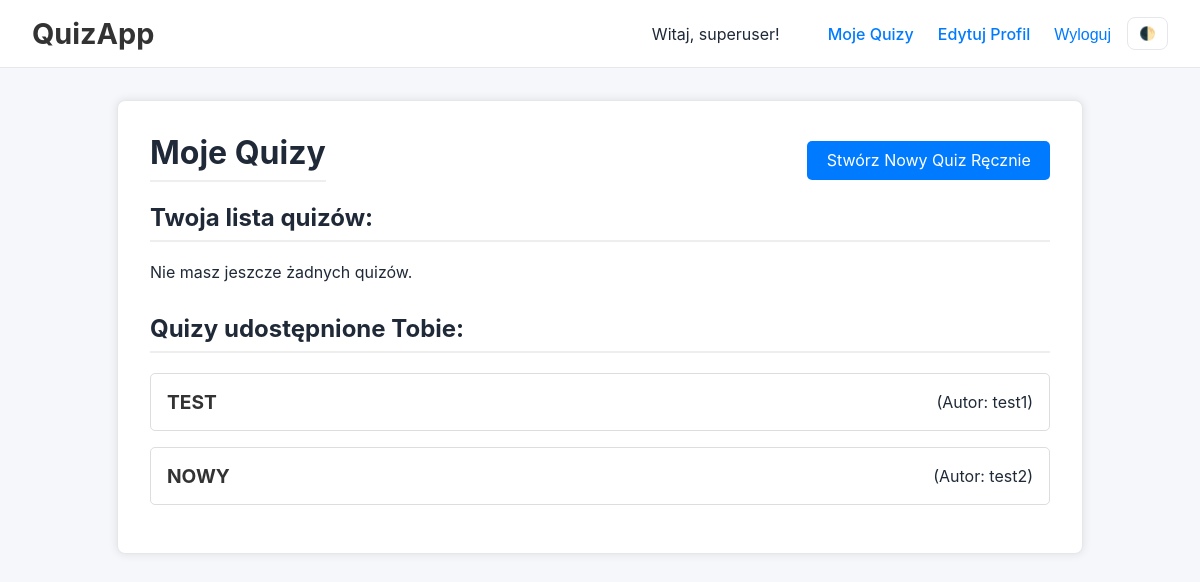
The app's page /my-quizzes/ (signed in) with its own data.
### accounts/models.py (models this page shows)
class User(AbstractUser):
    groups = models.ManyToManyField(
        Group,
        verbose_name='groups',
        blank=True,
        help_text=(
            'The groups this user belongs to. A user will get all permissions '
            'granted to each of their groups.'
        ),
        related_name="%(app_label)s_%(class)s_groups",
        related_query_name="user",
    )
    user_permissions = models.ManyToManyField(
        Permission,
        verbose_name='user permissions',
        blank=True,
        help_text='Specific permissions for this user.',
        related_name="%(app_label)s_%(class)s_user_permissions",
        related_query_name="user",
    )
    pass # Keep pass if you have no other custom fields yet

### quizzes/models.py (models this page shows, shortened)
class Quiz(models.Model):
    class Visibility(models.TextChoices):
        PUBLIC = 'PUBLIC', 'Publiczny'
        PRIVATE = 'PRIVATE', 'Prywatny'
    title = models.CharField(max_length=255)
    author = models.ForeignKey(settings.AUTH_USER_MODEL, on_delete=models.CASCADE)
    visibility = models.CharField(max_length=10, choices=Visibility.choices, default=Visibility.PRIVATE)
    time_limit = models.IntegerField(
        default=0,
        verbose_name="Limit czasu (w minutach)",
        help_text="Ustaw 0, aby wyłączyć limit czasu."
    )
    shared_with = models.ManyToManyField(
        settings.AUTH_USER_MODEL,
        related_name='shared_quizzes', # Umożliwia user.shared_quizzes.all()
        blank=True, # Udostępnianie jest opcjonalne
        verbose_name="Udostępnij dla"
    )

### quizzes/views.py (the view, shortened to what this page needs)
# urls.py: path('my-quizzes/', views.my_quizzes_view, name='my-quizzes'),
@login_required
def my_quizzes_view(request):
    quizzes = Quiz.objects.filter(author=request.user)
    shared_quizzes = request.user.shared_quizzes.all()
    return render(request, 'quizzes/my_quizzes.html', {
        'quizzes': quizzes,
        'shared_quizzes': shared_quizzes # Przekazujemy drugą listę
    })

### templates/quizzes/my_quizzes.html (shortened to what this page needs)
{% extends 'base.html' %}
{% block content %}
    <div style="display: flex; justify-content: space-between; align-items: center; flex-wrap: wrap;">
        <h1>Moje Quizy</h1>
        <a href="{% url 'quiz-create' %}" class="btn btn-primary" style="margin-bottom: 1rem;">Stwórz Nowy Quiz Ręcznie</a>
    </div>
    <h2>Twoja lista quizów:</h2>
    <div class="quiz-list">
        {% for quiz in quizzes %}
            <div class="quiz-item">
                <a href="{% url 'quiz-detail' quiz.pk %}">{{ quiz.title }} ({{ quiz.get_visibility_display }})</a>
                <div style="display: flex; gap: 0.5rem;">
                    <a href="{% url 'quiz-edit' quiz.pk %}" class="btn btn-secondary">Edytuj</a>
                    <a href="{% url 'quiz-delete' quiz.pk %}" class="btn btn-danger">Usuń</a>
                </div>
            </div>
        {% empty %}
            <p>Nie masz jeszcze żadnych quizów.</p>
        {% endfor %}
    </div>
    <h2 style="margin-top: 2rem;">Quizy udostępnione Tobie:</h2>
    <div class="quiz-list">
        {% for quiz in shared_quizzes %}
            <div class="quiz-item">
                <a href="{% url 'quiz-detail' quiz.pk %}">{{ quiz.title }}</a>
                <span>(Autor: {{ quiz.author.username }})</span>
            </div>
        {% empty %}
            <p>Nikt jeszcze nie udostępnił Ci żadnego quizu.</p>
        {% endfor %}
    </div>
    {% endblock %}

### templates/base.html (shortened to what this page needs)
{% load static %}
<!DOCTYPE html>
<html lang="pl">
<head>
  <link rel="stylesheet" href="{% static 'css/style.css' %}">
</head>
<body>
  <nav>
    <a href="{% url 'home' %}" class="logo">QuizApp</a>
    <div class="links" style="display:flex;align-items:center;">
      {% if user.is_authenticated %}
        <span style="margin-right:1.5rem;">Witaj, {{ user.username }}!</span>
        <a href="{% url 'my-quizzes' %}">Moje Quizy</a>
        <a href="{% url 'profile_edit' %}" style="margin-left: 1.5rem;">Edytuj Profil</a>
        <form action="{% url 'logout' %}" method="post" style="display:inline;margin:0;">
          <button type="submit" style="background:none;border:none;color:#007bff;font-weight:500;cursor:pointer;padding:0;font-size:1rem;margin-left:1.5rem;">Wyloguj</button>
        </form>
      {% else %}
        <a href="{% url 'login' %}">Zaloguj</a>
        <a href="{% url 'register' %}">Zarejestruj</a>
      {% endif %}
      <button id="theme-toggle" class="theme-toggle" aria-label="Przełącz motyw" style="margin-left:1rem;">🌓</button>
    </div>
  </nav>
  <main class="container">
    {% block content %}{% endblock %}
  </main>
</body>
</html>

### static/css/style.css (style rules this page uses)
:root { --bg:#f5f7fb; --surface:#ffffff; --text:#1f2937; --muted:#6b7280; --border:#e5e7eb; --primary:#2563eb; --primary-contrast:#ffffff; --success:#22c55e; --error:#ef4444; }
html, body { background: var(--bg); color: var(--text); }
nav { background: var(--surface); border-bottom: 1px solid var(--border); }
a { color: var(--primary); }
.container { background: var(--surface); border: 1px solid var(--border); }
.theme-toggle { margin-left: 1rem; padding: .5rem .7rem; border-radius: 8px; border: 1px solid var(--border); background: var(--surface); color: var(--text); cursor: pointer; }
html, body { background: var(--bg) !important; color: var(--text) !important; }
nav { background: var(--surface) !important; border-bottom:1px solid var(--border) !important; }
.container { background: var(--surface) !important; border:1px solid var(--border) !important; }
body { font-family: -apple-system, BlinkMacSystemFont, "Segoe UI", Roboto, sans-serif; background-color: #f0f2f5; color: #333; margin: 0; }
nav { background: #fff; padding: 1rem 2rem; display: flex; justify-content: space-between; align-items: center; border-bottom: 1px solid #ddd; }
nav a.logo { font-size: 1.8rem; font-weight: bold; text-decoration: none; color: #333; }
nav .links a { margin-left: 1.5rem; text-decoration: none; color: #007bff; font-weight: 500; }
.container { max-width: 900px; margin: 2rem auto; padding: 2rem; background: #fff; border-radius: 8px; box-shadow: 0 0 10px rgba(0,0,0,0.1); }
h1, h2 { border-bottom: 2px solid #eee; padding-bottom: 0.5rem; margin-top: 0; }
.quiz-list .quiz-item { padding: 1rem; border: 1px solid #ddd; border-radius: 5px; margin-bottom: 1rem; display: flex; justify-content: space-between; align-items: center; }
.quiz-item a { text-decoration: none; color: #333; font-size: 1.2rem; font-weight: bold; }
.btn { display: inline-block; padding: 0.6rem 1.2rem; border-radius: 5px; text-decoration: none; border: none; cursor: pointer; font-size: 1rem; }
.btn-primary { background: #007bff; color: #fff; }

### records on screen
User: username "superuser"
Quiz: title "TEST", author.username "test1"
Quiz: title "NOWY", author.username "test2"
